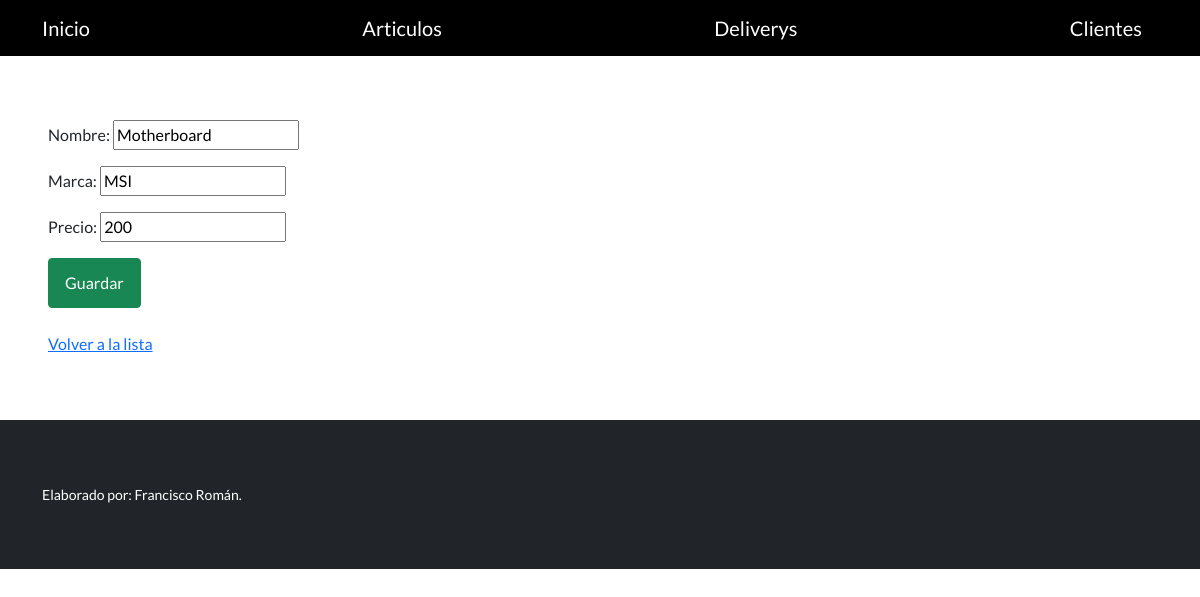
Page /appcontrol/editar-articulos/1/ on the committed database.
### App_control/models.py (models this page shows, shortened)
class Articulos(models.Model):
    nombre = models.CharField(max_length=64)
    marca = models.CharField(max_length=64)
    precio = models.IntegerField(null=True)

### App_control/views.py (the view)
# urls.py: path("editar-articulos/<int:id>/", editar_articulos, name="editar_articulos"),
def editar_articulos(request, id):
    articulos = Articulos.objects.get(id=id)
    if request.method == "POST":
        formulario = ArticuloFormulario(request.POST)
        if formulario.is_valid():
            data = formulario.cleaned_data
            articulos.nombre = data['nombre']
            articulos.marca= data['marca']
            articulos.precio= data['precio']
            articulos.save()
            url_exitosa = reverse('lista_articulos')
            return redirect(url_exitosa)
    else:  # GET
        inicial = {
            'nombre': articulos.nombre,
            'marca': articulos.marca,
            'precio': articulos.precio,
        }
        formulario = ArticuloFormulario(initial=inicial)
    return render(
        request=request,
        template_name='App_control/formulario_articulos.html',
        context={'formulario': formulario},
    )

### App_control/forms.py
class ArticuloFormulario(forms.Form):
    nombre = forms.CharField(required=True, max_length=64)
    marca = forms.CharField(required=True, max_length=64)
    precio = forms.IntegerField(required=True, max_value=50000)

### App_control/templates/App_control/formulario_articulos.html (shortened to what this page needs)
{% extends "base.html" %}
{% block contenido %}
<form method="post">
  {{ formulario.as_p }}
  <input class="btn btn-success" type="submit" value="Guardar" />
</form>
<br>
<a href="{% url 'lista_articulos' %}">Volver a la lista</a>
{% endblock contenido %}

### rows in the picture
Articulos: nombre "Motherboard", marca "MSI", precio "200"
